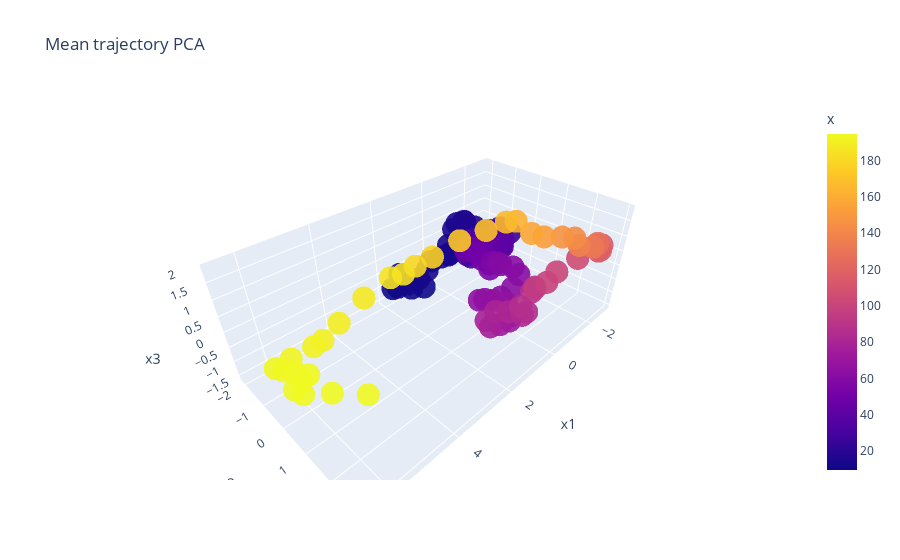

The notebook cell saved with this chart:
### Code cell
# For this one, we need to make every trial the same length with interpolation

print("Mean length: ", meanLength)

interpolatedData = np.zeros((meanLength, 3, data["lap"].max() - startAt))
interpolatedPos = np.zeros((meanLength, (data["lap"].max() - startAt)))

for i in range(startAt, data["lap"].max()):

    centredID = i - startAt
    posData = data[data["lap"] == i]

    lapData = pca_embedding[data["lap"] == i, :]

    durationTrial = len(lapData)
    timeVector = [(1/durationTrial) * i for i in range(0, durationTrial)]
    goalVector = [(1/meanLength) * i for i in range(0, meanLength)]
    positionVector = posData["x"]

    if durationTrial != meanLength:
        newDataMat = np.zeros((meanLength, 3))
        interpPos = np.interp(goalVector, timeVector, positionVector)
        for d in range(0, 3):
            neuralData = lapData[:, d]
            interpVector = np.interp(goalVector, timeVector, neuralData)
            newDataMat[:, d] = interpVector
    else:
        newDataMat = lapData

    interpolatedData[:, :, i - startAt] = newDataMat
    interpolatedPos[:, centredID] = interpPos

mean_Trajectory = np.mean(interpolatedData, axis = 2)
mean_Position = np.mean(interpolatedPos, axis = 1)

interpDF = pd.DataFrame(mean_Trajectory, columns=['x1', 'x2', 'x3'])
interpDF["x"] = mean_Position

fig = px.scatter_3d(interpDF, x = "x1", y = "x2", z = "x3", color = "x", opacity=0.9, 
                    title="Mean trajectory PCA")
fig.show()
